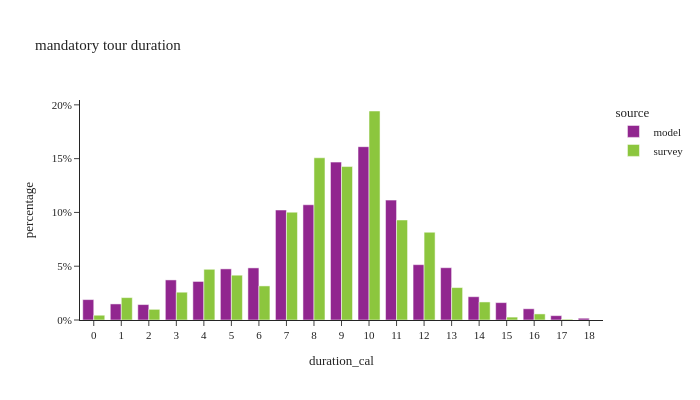

The notebook cell saved with this chart:
### Code cell
m_tour_data['duration_cal'] = m_tour_data['end'] - m_tour_data['start']

df_plot = m_tour_data.groupby(['source','duration_cal'])[['tour_weight']].sum().reset_index()
df_plot['percentage'] = df_plot.groupby(['source'], group_keys=False)['tour_weight']. \
    apply(lambda x: x / float(x.sum()))

fig = px.bar(df_plot, x="duration_cal", y="percentage", color="source",barmode="group",
             title="mandatory tour duration")
fig.for_each_annotation(lambda a: a.update(text = a.text.split("=")[-1]))
fig.update_layout(height=400, width=700, yaxis=dict(tickformat=".0%"), xaxis=dict(dtick="1"))
fig.show()

### Figure 1 — Plotly figure (JSON) as saved in the notebook; plotly's stock layout.template omitted (floating-point values rounded to 4 significant figures)
{"data": [{"alignmentgroup": "True", "hovertemplate": "source=model<br>duration_cal=%{x}<br>percentage=%{y}<extra></extra>", "legendgroup": "model", "marker": {"color": "#91268F", "pattern": {"shape": ""}}, "name": "model", "offsetgroup": "model", "orientation": "v", "showlegend": true, "textposition": "auto", "type": "bar", "x": [0.0, 1.0, 2.0, 3.0, 4.0, 5.0, 6.0, 7.0, 8.0, 9.0, 10.0, 11.0, 12.0, 13.0, 14.0, 15.0, 16.0, 17.0, 18.0], "xaxis": "x", "y": [0.01896, 0.01494, 0.01435, 0.03726, 0.03584, 0.04753, 0.04844, 0.1022, 0.1071, 0.1468, 0.1611, 0.1114, 0.05144, 0.04861, 0.02165, 0.01617, 0.01043, 0.004043, 0.00165], "yaxis": "y"}, {"alignmentgroup": "True", "hovertemplate": "source=survey<br>duration_cal=%{x}<br>percentage=%{y}<extra></extra>", "legendgroup": "survey", "marker": {"color": "#8CC63E", "pattern": {"shape": ""}}, "name": "survey", "offsetgroup": "survey", "orientation": "v", "showlegend": true, "textposition": "auto", "type": "bar", "x": [0.0, 1.0, 2.0, 3.0, 4.0, 5.0, 6.0, 7.0, 8.0, 9.0, 10.0, 11.0, 12.0, 13.0, 14.0, 15.0, 16.0, 17.0], "xaxis": "x", "y": [0.004433, 0.02082, 0.009908, 0.02584, 0.04714, 0.04165, 0.03169, 0.1003, 0.1508, 0.1426, 0.1943, 0.09298, 0.08159, 0.03015, 0.01677, 0.002693, 0.005647, 0.0007231], "yaxis": "y"}], "layout": {"barmode": "group", "height": 400, "legend": {"title": {"text": "source"}, "tracegroupgap": 0}, "title": {"text": "mandatory tour duration"}, "width": 700, "xaxis": {"anchor": "y", "domain": [0.0, 1.0], "dtick": "1", "title": {"text": "duration_cal"}}, "yaxis": {"anchor": "x", "domain": [0.0, 1.0], "tickformat": ".0%", "title": {"text": "percentage"}}}}
